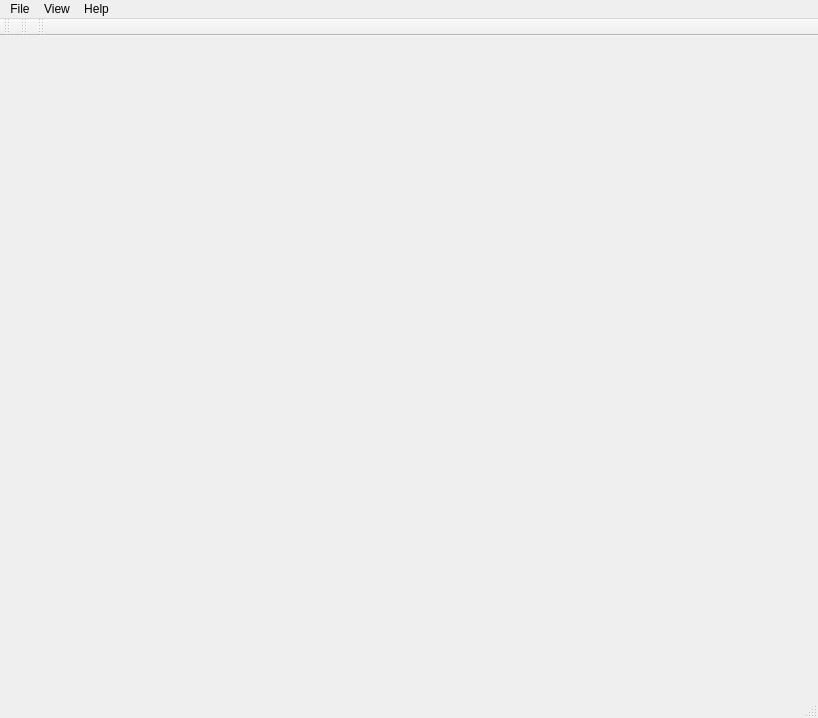
<?xml version="1.0" encoding="UTF-8"?>
<ui version="4.0">
 <class>MainWindow</class>
 <widget class="QMainWindow" name="MainWindow">
  <property name="geometry">
   <rect>
    <x>0</x>
    <y>0</y>
    <width>818</width>
    <height>718</height>
   </rect>
  </property>
  <property name="windowTitle">
   <string>EpiPy</string>
  </property>
  <widget class="QWidget" name="central_widget">
   <layout class="QVBoxLayout" name="verticalLayout_2">
    <item>
     <widget class="QSplitter" name="v_splitter">
      <property name="orientation">
       <enum>Qt::Vertical</enum>
      </property>
      <widget class="QSplitter" name="h_splitter">
       <property name="orientation">
        <enum>Qt::Horizontal</enum>
       </property>
      </widget>
     </widget>
    </item>
   </layout>
  </widget>
  <widget class="QMenuBar" name="MenuBar">
   <property name="geometry">
    <rect>
     <x>0</x>
     <y>0</y>
     <width>818</width>
     <height>27</height>
    </rect>
   </property>
   <widget class="QMenu" name="menu_file">
    <property name="title">
     <string>File</string>
    </property>
    <addaction name="open_file_action"/>
    <addaction name="separator"/>
    <addaction name="save_action"/>
    <addaction name="save_as_action"/>
    <addaction name="separator"/>
    <addaction name="export_action"/>
    <addaction name="separator"/>
    <addaction name="exit_action"/>
   </widget>
   <widget class="QMenu" name="menu_view">
    <property name="title">
     <string>View</string>
    </property>
    <addaction name="show_fullscreen_action"/>
    <addaction name="exit_fullscreen_action"/>
    <addaction name="show_sidebar_action"/>
    <addaction name="hide_sidebar_action"/>
   </widget>
   <widget class="QMenu" name="menu_help">
    <property name="title">
     <string>Help</string>
    </property>
    <addaction name="about_action"/>
   </widget>
   <addaction name="menu_file"/>
   <addaction name="menu_view"/>
   <addaction name="menu_help"/>
  </widget>
  <widget class="QStatusBar" name="statusbar"/>
  <widget class="QToolBar" name="toolBar">
   <property name="windowTitle">
    <string>toolBar</string>
   </property>
   <attribute name="toolBarArea">
    <enum>TopToolBarArea</enum>
   </attribute>
   <attribute name="toolBarBreak">
    <bool>false</bool>
   </attribute>
  </widget>
  <widget class="QToolBar" name="toolBar_2">
   <property name="windowTitle">
    <string>toolBar_2</string>
   </property>
   <attribute name="toolBarArea">
    <enum>TopToolBarArea</enum>
   </attribute>
   <attribute name="toolBarBreak">
    <bool>false</bool>
   </attribute>
  </widget>
  <widget class="QToolBar" name="toolBar_3">
   <property name="windowTitle">
    <string>toolBar_3</string>
   </property>
   <attribute name="toolBarArea">
    <enum>TopToolBarArea</enum>
   </attribute>
   <attribute name="toolBarBreak">
    <bool>false</bool>
   </attribute>
  </widget>
  <action name="open_file_action">
   <property name="text">
    <string>Open File...</string>
   </property>
   <property name="shortcut">
    <string>Ctrl+O</string>
   </property>
  </action>
  <action name="actionNew">
   <property name="text">
    <string>New</string>
   </property>
  </action>
  <action name="save_action">
   <property name="text">
    <string>Save</string>
   </property>
   <property name="shortcut">
    <string>Ctrl+S</string>
   </property>
  </action>
  <action name="save_as_action">
   <property name="text">
    <string>Save As...</string>
   </property>
   <property name="shortcut">
    <string>Ctrl+Shift+S</string>
   </property>
  </action>
  <action name="export_action">
   <property name="text">
    <string>Export</string>
   </property>
   <property name="shortcut">
    <string>Ctrl+E</string>
   </property>
  </action>
  <action name="exit_action">
   <property name="text">
    <string>Exit</string>
   </property>
   <property name="shortcut">
    <string>Ctrl+Q</string>
   </property>
  </action>
  <action name="show_sidebar_action">
   <property name="text">
    <string>Show Sidebar</string>
   </property>
  </action>
  <action name="hide_sidebar_action">
   <property name="text">
    <string>Hide Sidebar</string>
   </property>
  </action>
  <action name="about_action">
   <property name="text">
    <string>About EpiPy</string>
   </property>
  </action>
  <action name="show_fullscreen_action">
   <property name="text">
    <string>Show Fullscreen</string>
   </property>
  </action>
  <action name="actionNormalscreen">
   <property name="text">
    <string>Normalscreen</string>
   </property>
  </action>
  <action name="exit_fullscreen_action">
   <property name="text">
    <string>Exit Fullscreen</string>
   </property>
  </action>
 </widget>
 <resources/>
 <connections/>
</ui>
